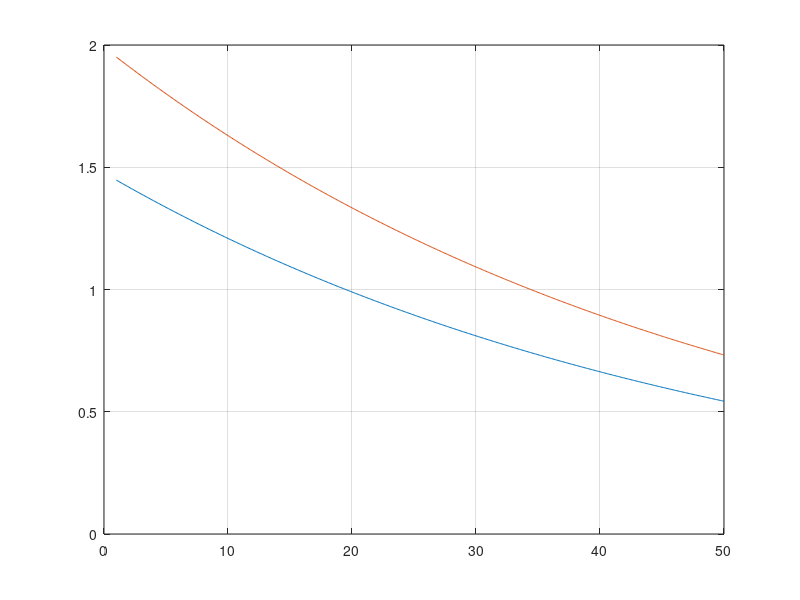
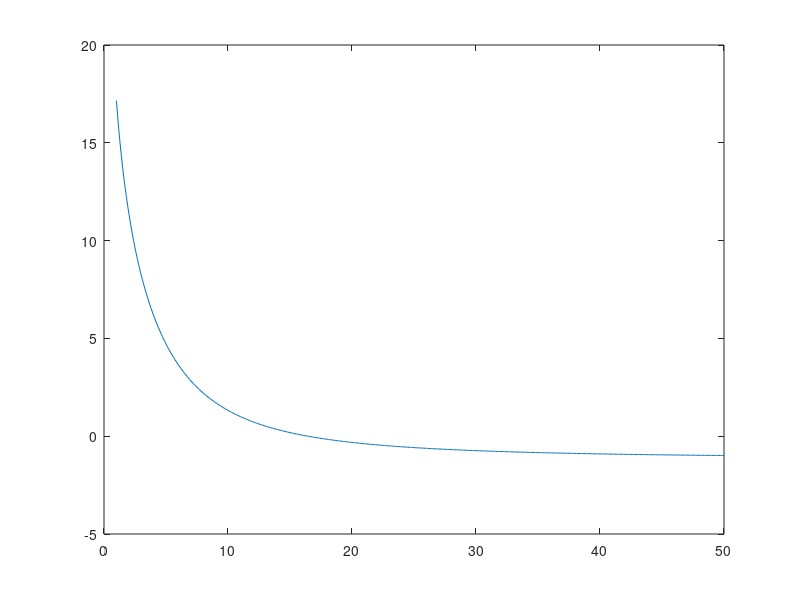

These figures' MATLAB source, in order: (Note: this script raises an error after producing the figures.)
clc
close all
clear
%% clarity
V = 18000;
T = 2;

r = 1:0.1:50;

E_direct = 100./r.^2;

E_early = (31200*T/V)*exp(-0.04.*r./T)*(1-exp(-1.11/T));

E_late = (31200*T/V)*exp(-0.04.*r./T)*exp(-1.11/T);

C_80 = 10*log10((E_direct+E_early)./E_late);

%% strength

A = 0.163*V/T;      % equivilant absorption area
Q = 1;              % directivity
delta = 6.91/T;     % decay
c = 340;            % speed of sound
dir = Q./(4*pi*r.^2);
diff = 4/A * exp(-2*delta*r./c);
ref = Q/(4*pi*10^2);

G = 10*log10((dir + diff)./ref);

%% absorption layer
f = 1:500;
c = 340;
lambda = c./f;

abs = lambda./4;

%% reverb time and absorption of audience and seats

% All tables are for the octave bands from 125 Hz to 4 kHz

f_oct = [125 250 500 1000 2000 4000];

area_peraudiencemember = 0.5*0.55;                  % area per seat

area_audience = 2300 * area_peraudiencemember;      % area of whole audience

L_facade = [73 75 80 66 54 50];                     % SPL at facade
NC_20 = [40	33	26	22	19	17];                    % noise requirement in concert hall
abs_seated = [0.62 0.72 0.8 0.83 0.84 0.85];        % absorption coeff seated
abs_empty = [0.54 0.62 0.68 0.7 0.68 0.66];         % absorption coeff empty
att_coeff = [0 0 0.0024 0.0042 0.0089 0.0262];      % attanuation coeff

T_60_calc_seated = 24*log(10)*V./(c*(4*att_coeff*V - area_audience*log(1-abs_seated)));
T_60_calc_empty = 24*log(10)*V./(c*(4*att_coeff*V - area_audience*log(1-abs_empty)));

%% plots
figure(1)
plot(r, E_early)
hold on 
grid on
plot(r, E_late)

figure(2)
plot(r,C_80)
thickenall_big;
grid on
xlabel('Distance r in m')
ylabel('Clarity C_{80} in dB')
ylim([-5 20])

figure(3)
plot(r,G)
thickenall_big;
grid on 
xlabel('Distance r in m')
ylabel('Strength G in dB')
xlim([0 40])
ylim([-5 20])

figure(4)
semilogx(f_oct, T_60_calc_empty)
hold on
grid on
semilogx(f_oct, T_60_calc_seated)
thickenall_big;
xticks(f_oct);
xticklabels({'125', '250', '500', '1k', '2k', '4k'})
xlim([0 5000])
ylim([0 4])
xlabel('f in Hz')
ylabel('T_{60} in s')
legend('empty','seated')

